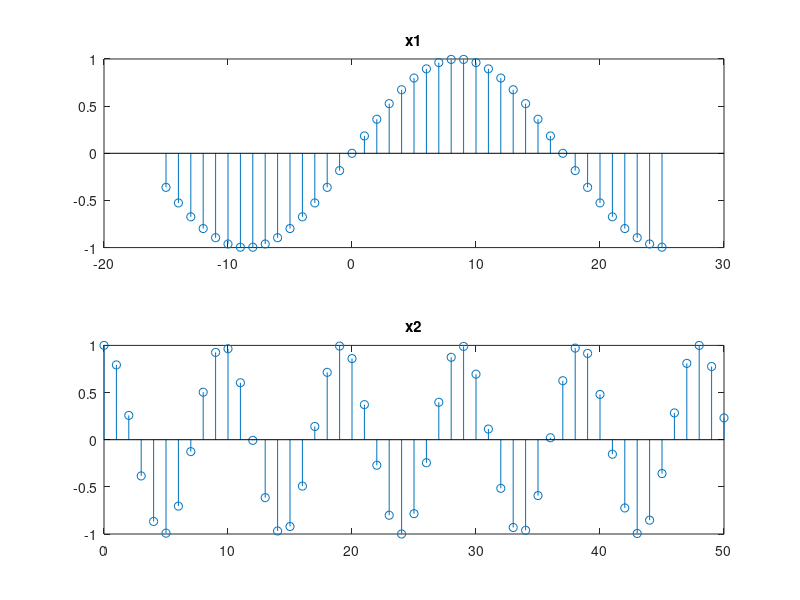

The MATLAB source for this figure:
z = zeros(1,21);
z(6) = 1;
n = 0:20;
m = -5:15;

% Reprezentarea grafică a lui z în funcție de n=0:20
subplot(2,1,1);
stem(n, z);

% Reprezentarea grafică a lui z în funcție de m=-5:15
subplot(2,1,2);
stem(m, z);
n = 0:20;
t = abs(10 - n);
stem(n, t);
n1 = -15:25;
n2 = 0:50;
x1 = sin((pi/17)*n1);
x2 = cos((pi/sqrt(23))*n2);

plot(n1, x1);
hold
plot(n2, x2);
title('x1 si x2')

uiwait(gcf);

subplot(2,1,1);
plot(n1, x1);
title('x1')
subplot(2,1,2);
plot(n2, x2);
title('x2')

uiwait(gcf);

stem(n1, x1);
hold
stem(n2, x2);
title('x1 si x2')


uiwait(gcf);

subplot(2,1,1);
stem(n1, x1);
title('x1')
subplot(2,1,2);
stem(n2, x2);
title('x2')

uiwait(gcf);